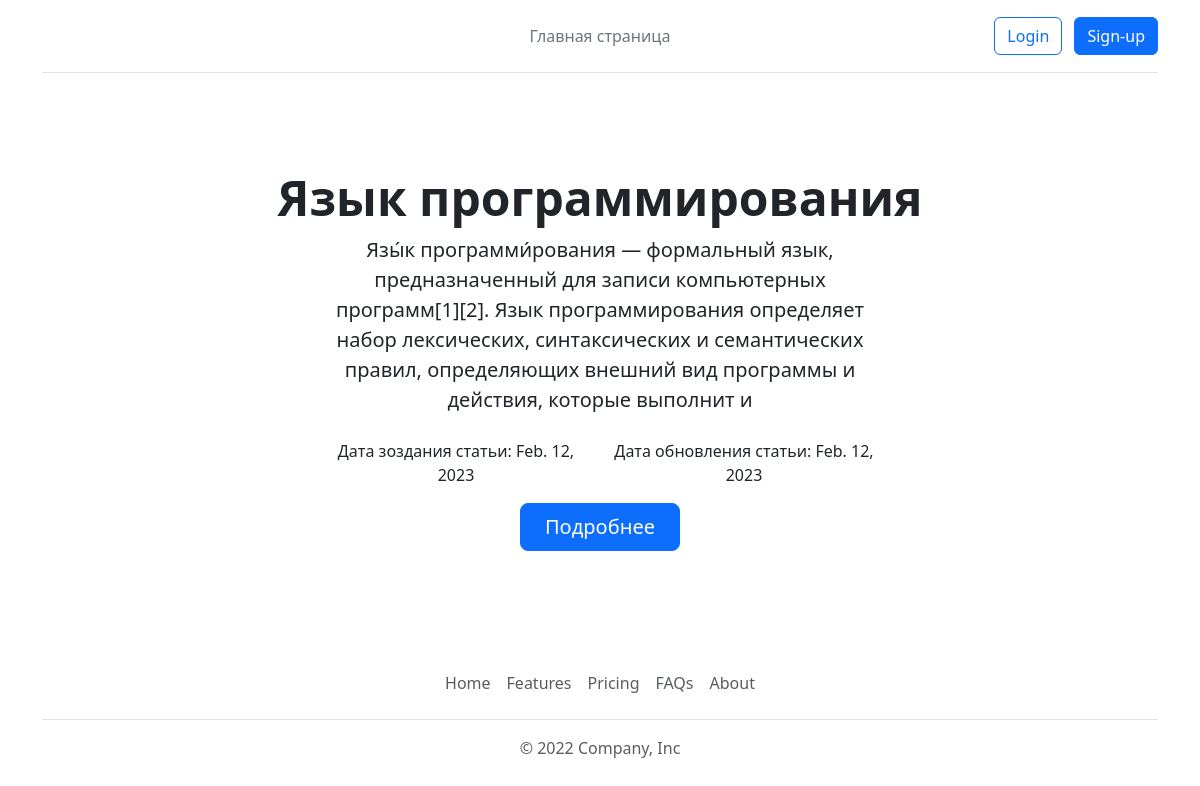
The page / on the database its author committed.
### main_blog/models.py (models this page shows, shortened)
class Article(models.Model):
    title = models.CharField(max_length=100)
    content = models.CharField(max_length=255)
    text = models.TextField()
    now_data = models.DateField(auto_now=True)
    edit_data = models.DateField(auto_now_add=True)
    is_publish = models.BooleanField(default=True)
    def get_absolute_url(self):
        return reverse('post', kwargs={'id_post': self.pk})
    class Meta:
        verbose_name = 'Статья'
        verbose_name_plural = 'Статьи'

### main_blog/views.py (the view)
# urls.py: path('', index, name='home'),
def index(request):
    article = Article.objects.all()
    context = {
        'title': 'Главная страница',
        'post': article
               }
    return render(request, 'main_blog/index.html', context=context)

### main_blog/templates/main_blog/index.html
{% extends 'main_blog/base.html' %}
{% block b1 %}
{% for t in post  %}
<div class="px-4 py-5 my-5 text-center">
    <h4 class="display-5 fw-bold">{{t.title}}</h4>
    <div class="col-lg-6 mx-auto">
      <p class="lead mb-4">{{t.content}}</p>
      <div class="container">
        <div class="row align-items-start">
          <div class="col">
            <p class="text-left">Дата зоздания статьи: {{t.now_data}}</p>
          </div>
          <div class="col">
            <p class="text-right">Дата обновления статьи: {{t.edit_data}}</p>
          </div>
        </div>
      </div>
      <div class="d-grid gap-2 d-sm-flex justify-content-sm-center">
        <a href="{{t.get_absolute_url}}" type="button" class="btn btn-primary btn-lg px-4 gap-3">Подробнее</a>
      </div>
    </div>
  </div>
{% endfor %}
{% endblock  %}

### main_blog/templates/main_blog/base.html (shortened to what this page needs)
<!DOCTYPE html>
<html lang="en">
<head>
    <link href="https://cdn.jsdelivr.net/npm/bootstrap@5.3.0-alpha1/dist/css/bootstrap.min.css" rel="stylesheet">
</head>
<body>
    <div class="container">
        <header class="d-flex flex-wrap align-items-center justify-content-center justify-content-md-between py-3 mb-4 border-bottom">
          <a href="/" class="d-flex align-items-center col-md-3 mb-2 mb-md-0 text-dark text-decoration-none">
            <svg class="bi me-2" width="40" height="32" role="img" aria-label="Bootstrap"><use xlink:href="#bootstrap"></use></svg>
          </a>
          <ul class="nav col-12 col-md-auto mb-2 justify-content-center mb-md-0">
            <li><a href="{% url 'home' %}" class="nav-link px-2 link-secondary">Главная страница</a></li>
          </ul>
          <div class="col-md-3 text-end">
            <button type="button" class="btn btn-outline-primary me-2">Login</button>
            <a href="{% url 'create' %}" type="button" class="btn btn-primary">Sign-up</a>
          </div>
        </header>
      </div>
      {% block b1 %}{% endblock  %}
      <div class="container">
        <footer class="py-3 my-4">
          <ul class="nav justify-content-center border-bottom pb-3 mb-3">
            <li class="nav-item"><a href="#" class="nav-link px-2 text-muted">Home</a></li>
            <li class="nav-item"><a href="#" class="nav-link px-2 text-muted">Features</a></li>
            <li class="nav-item"><a href="#" class="nav-link px-2 text-muted">Pricing</a></li>
            <li class="nav-item"><a href="#" class="nav-link px-2 text-muted">FAQs</a></li>
            <li class="nav-item"><a href="#" class="nav-link px-2 text-muted">About</a></li>
          </ul>
          <p class="text-center text-muted">© 2022 Company, Inc</p>
        </footer>
      </div>
</body>
</html>

### rows shown on the page
Article: title "Язык программирования", content "Язы́к программи́рования — формальный язык, предназначенный для записи компьютерных программ[1][2]. Язык программирования определяет набор лексических, синтаксических и семантических правил, определяющих внешний вид программы и действия, которые выполнит и", now_data "Feb. 12, 2023", edit_data "Feb. 12, 2023"
